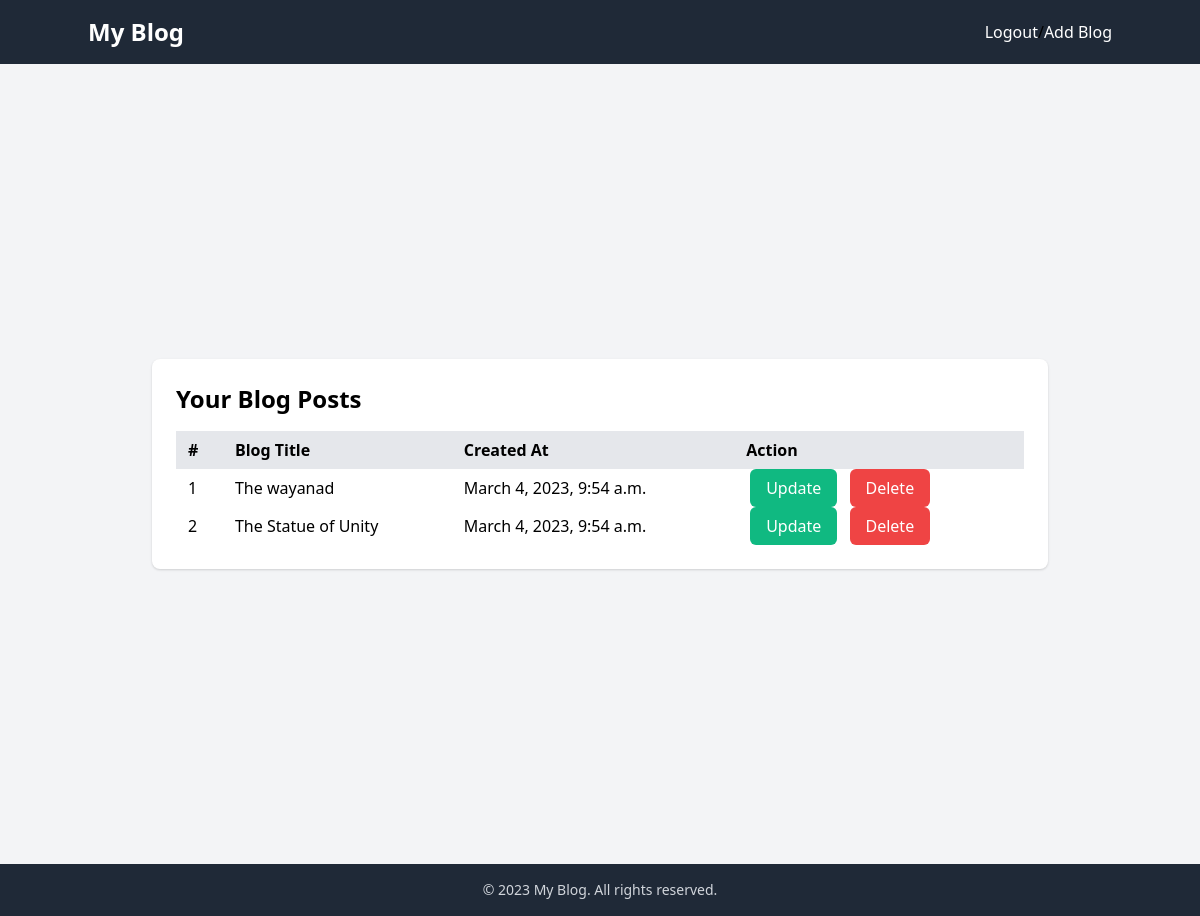
The app's page /see-blogs (signed in) with its own data.
### core/models.py (models this page shows, shortened)
class BlogModel(models.Model):
    title = models.CharField(max_length=1000)
    user = models.ForeignKey(User, blank=True, null=True, on_delete=models.CASCADE)
    content = FroalaField(null=True, blank=True)
    image = models.ImageField(upload_to='blog',null=True,default='def.jpg')
    created_at = models.DateTimeField(auto_now_add=True)
    upload_to = models.DateTimeField(auto_now=True)
    likes = models.ManyToManyField(User,related_name='post')
    class Meta:
        ordering = ['-created_at', ]

### core/views.py (the view)
# urls.py: path('see-blogs', views.see_blogs, name='see-blog'),
def see_blogs(request):
    blog_objs = BlogModel.objects.filter(user=request.user)
    context = {
        'blog_objs': blog_objs
    }
    return render(request, 'see_blog.html', context)

### templates/see_blog.html
{% extends "base.html" %}
{% block start %}
<section class="bg-gray-100 min-h-screen flex items-center justify-center">
  <div class="container mx-auto">
    <div class="w-full max-w-4xl bg-white rounded-lg shadow p-6 mx-4 sm:mx-auto">
      <h2 class="text-2xl font-semibold mb-4">Your Blog Posts</h2>
      <table class="min-w-full">
        <thead>
          <tr>
            <th class="py-2 px-3 bg-gray-200 text-left">#</th>
            <th class="py-2 px-3 bg-gray-200 text-left">Blog Title</th>
            <th class="py-2 px-3 bg-gray-200 text-left">Created At</th>
            <th class="py-2 px-3 bg-gray-200 text-left">Action</th>
          </tr>
        </thead>
        <tbody>
          {% for blog in blog_objs %}
          <tr class="hover:bg-gray-50 transition-all">
            <td class="py-2 px-3">{{ forloop.counter }}</td>
            <td class="py-2 px-3">{{ blog.title }}</td>
            <td class="py-2 px-3">{{ blog.created_at }}</td>
            <td class="py-2 px-3">
              <a href="{% url 'update-blog' blog.id %}" class="bg-green-500 hover:bg-green-600 text-white rounded-md px-4 py-2 mx-1">Update</a>
              <a href="{% url 'delete-blog' blog.id %}" class="bg-red-500 hover:bg-red-600 text-white rounded-md px-4 py-2 mx-1">Delete</a>
            </td>
          </tr>
          {% endfor %}
        </tbody>
      </table>
    </div>
  </div>
</section>
{% endblock %}

### records on screen
BlogModel: title "The wayanad", created_at "March 4, 2023, 9:54 a.m."
BlogModel: title "The Statue of Unity", created_at "March 4, 2023, 9:54 a.m."
